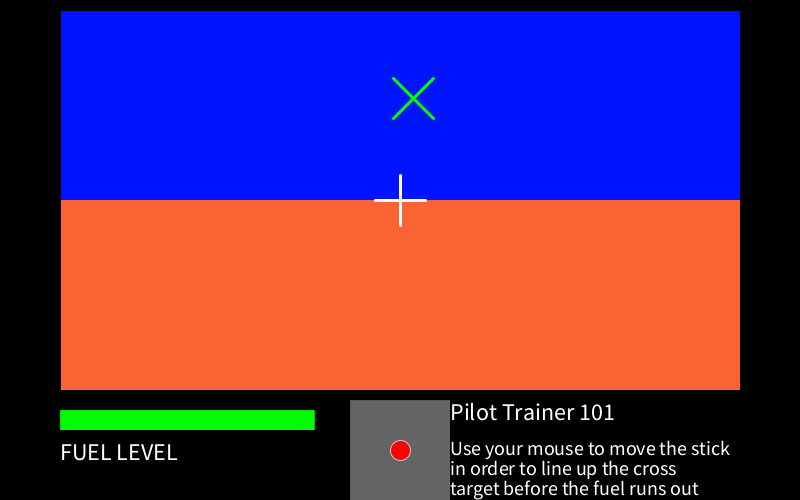
Frame 1 (no input)
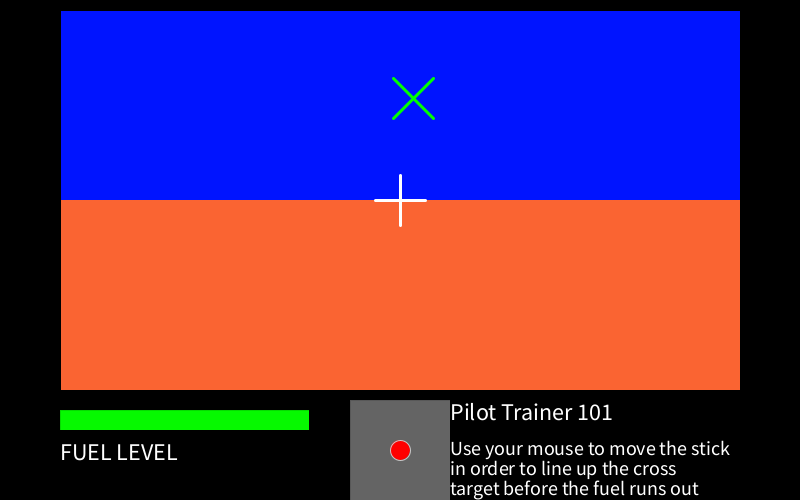
Frame 60 (the mouse pressed at the canvas centre just before this capture)
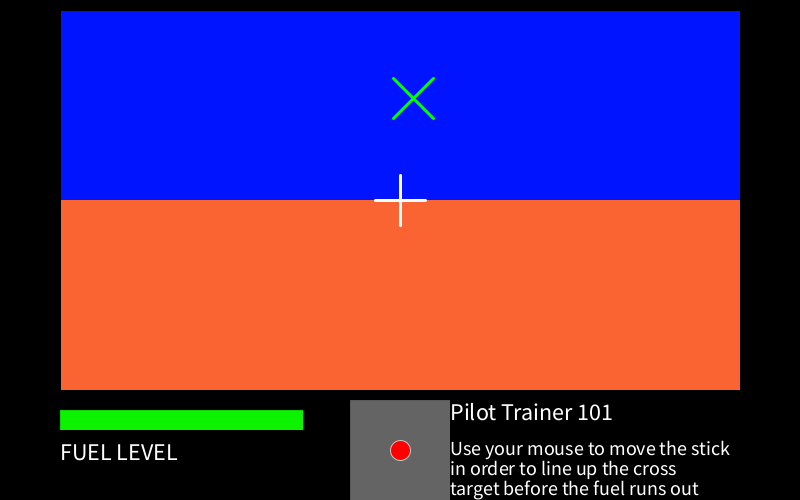
Frame 120 (the mouse held since frame 60 and released just before this capture)

The Processing sketch that drew these frames (run headless with seeded random() and noise(); from frame 60 on, the mouse is pressed at the canvas centre):

// Processing sketch: processing_128955
// ── processing_128955.pde

float stickx=400;
float sticky=450;
float horiza=200;
float horizb=200;
float movex=0;
float movey=0;
float fuel=2550;
float gameO=0;
float targetx=random(640);
float targety=random(380);

void setup(){
  size(800,500);

}

void draw(){
  background(0);
  strokeWeight(0);
  fill(0,20,255);
  rect(60,10,680,380);
  fill(250,100,50);
  stroke(250,100,50);
  horiza=200+(movey*5)-(movex*20);
  horizb=200+(movey*5)+(movex*20);
  
  
  quad(60,390,60,horiza,740,horizb,740,390);
  fill(0);
  strokeWeight(1);
  stroke(0);
  rect(0,0,800,10);
  rect(0,390,800,110);
  rect(0,0,60,400);
  rect(740,0,60,400);
  textSize(24);
  fill(255);
  text("Pilot Trainer 101",450,420);
  textSize(20);
  
  text("Use your mouse to move the stick",450,455);
  text("in order to line up the cross",450,475);
  text("target before the fuel runs out",450,495);
  
  
  if(gameO==0){
    fuel=fuel-1;
    strokeWeight(0);
    stroke(0);
    fill(100);
    rect(60,410,3,20);
    fill (255-(fuel/10),fuel/10,0);
    rect(60,410,fuel/10,20);
    fill(100);
    rect(350,400,100,100);
    fill(255,0,0);
    stroke(200);
    strokeWeight(10);
    line(stickx,sticky,400,450);
    strokeWeight(1);
    ellipse(stickx,sticky,20,20);
    stroke(255);
    strokeWeight(3);
    line(375,200,425,200);
    line(400,175,400,225);
    targetx=targetx+(movex/3);
    targety=targety+(movey/3);
    if(targetx<60){
      targetx=60;
    }
    if(targetx>740){
      targetx=740;
    }
    if(targety<10){
      targety=10;
    }
    if(targety>390){
      targety=390;
    }
    
    stroke(0,255,0);
    line(targetx-20,targety-20,targetx+20,targety+20);
    line(targetx+20,targety-20,targetx-20,targety+20);
    stroke(0);
    textSize(24);
    fill(255);
    text("FUEL LEVEL",60,460);
  }
  if(fuel<=0){
    gameO=1;
    textSize(64);
    fill(255,0,0);
    text("GAME OVER",220,190);
    fill(255);
    textSize(32);
    text("Click to restart",280,250);
    fuel=0;
 
  }
  if(targetx>398&&targetx<402&&targety<202&&targety>198){
    gameO=2;
    textSize(64);
    fill(255,0,0);
    text("YOU WON !!!",220,190);
    fill(255);
    textSize(32);
    text("Click to restart",280,250);
    
  }
}

void mouseDragged(){
    if((mouseX>360)&&(mouseX<440)&&(mouseY>410)&&(mouseY<490)&&(fuel>0)){
    stickx=mouseX;
    sticky=mouseY;
    movex=400-mouseX;
    movey=-(450-mouseY);
  }
}

void mouseClicked(){
  if(gameO>0){
    reset();
  }
}

void reset(){
  size(800,500);
  stickx=400;
  sticky=450;
  horiza=200;
  horizb=200;
  movex=0;
  movey=0;
  fuel=2550;
  gameO=0;
  targetx=random(640);
  targety=random(380);


}
